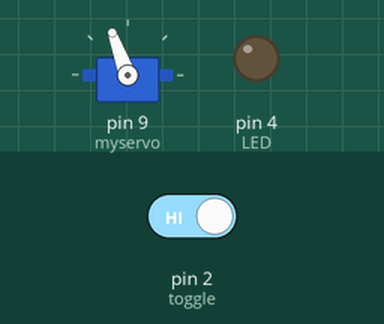
The sketch below on a simulated Arduino Uno, built with avr-gcc and run on an emulated ATmega328P. On the bench: servo, output pins drawn as LEDs (lit = HIGH). The inputs (shaded band) are chosen by the test bench; at power-on: pin 2 (toggle) HIGH.

Above: at 0.01 s.
At 3.2 s:
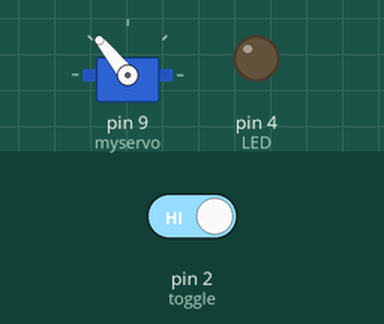
3.3 s: pin 2 (toggle) driven LOW
At 8.2 s:
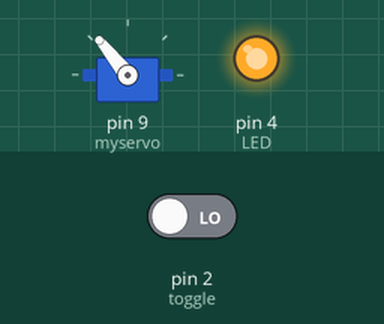
Timing chart, 0 to 9.7 s (numbered marks = the images above; inputs shaded):
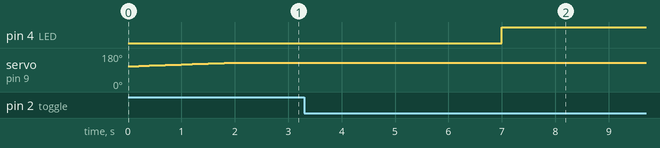

Measured:
- after the input at 3.3 s, pin 4 (LED): LOW → HIGH after 3.7 s

The sketch:

Altitude_Control.ino
```cpp
/*

*/

#include <Servo.h>

Servo myservo;  // create servo object to control a servo
                // twelve servo objects can be created on most boards

int pos = 0;    // variable to store the servo position
int i;

int toggle = 2; //digital pin for toggle
int LED = 4; //'ready' light

void setup()
{
  pinMode(toggle,INPUT_PULLUP);
  pinMode(LED, OUTPUT);
 /* connect servo and set to "closed" position */
  myservo.attach(9);  // attaches the servo on pin 9 to the servo object

/* make sure spigot is "closed" */
for(i=0;i<20;i++) {myservo.write(110+i); delay(100);}


/* detach servo to avoid energy wasting "grinding" */
myservo.detach();


}

void loop()
{
int tglOn = digitalRead(toggle);
if(tglOn == LOW){
digitalWrite(LED,HIGH);

/* now wait for 45 minutes */
for (i=0;i<1;i++) delay(60000);


/* now open the spigot */

/* attach servo */
  myservo.attach(9);

/* open spigot */
  for(pos = 130; pos>=0; pos-=10)     // goes from 130 degrees to 0 degrees
  {
    myservo.write(pos);              // tell servo to go to position in variable 'pos'
    delay(100);                       // waits 100ms for the servo to reach the position
  }

/* let sand flow for 4 minutes */
for (i=0;i<4;i++) delay(60000);

/* now close spigot again */
  for(pos = 0; pos <= 130; pos += 5) // goes from 0 degrees to 130 degrees
    {                                  // in steps of 5 degree
      myservo.write(pos);              // tell servo to go to position in variable 'pos'
      delay(100);                       // waits 100ms for the servo to reach the position
    }

/* and detach the servo so it won't "grind" */
  myservo.detach();
}
else{
/* just wait a lot */
myservo.detach();
}
delay(5000);
}
```
